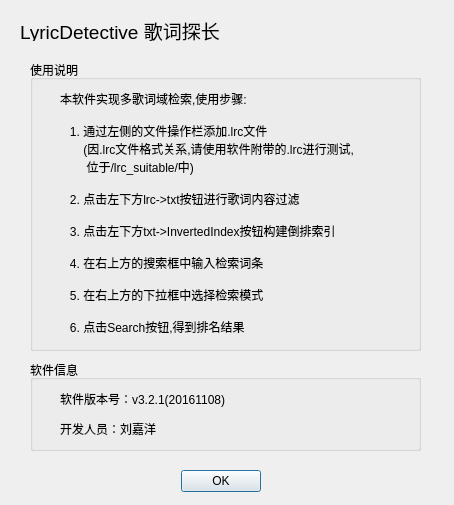
<?xml version="1.0" encoding="UTF-8"?>
<ui version="4.0">
 <class>Dialog</class>
 <widget class="QDialog" name="Dialog">
  <property name="geometry">
   <rect>
    <x>0</x>
    <y>0</y>
    <width>454</width>
    <height>505</height>
   </rect>
  </property>
  <property name="windowTitle">
   <string>Dialog</string>
  </property>
  <widget class="QGroupBox" name="groupBox">
   <property name="geometry">
    <rect>
     <x>30</x>
     <y>360</y>
     <width>391</width>
     <height>91</height>
    </rect>
   </property>
   <property name="title">
    <string>软件信息</string>
   </property>
   <widget class="QLabel" name="label_2">
    <property name="geometry">
     <rect>
      <x>30</x>
      <y>30</y>
      <width>241</width>
      <height>17</height>
     </rect>
    </property>
    <property name="text">
     <string>软件版本号：v3.2.1(20161108)</string>
    </property>
   </widget>
   <widget class="QLabel" name="label_4">
    <property name="geometry">
     <rect>
      <x>30</x>
      <y>60</y>
      <width>171</width>
      <height>17</height>
     </rect>
    </property>
    <property name="text">
     <string>开发人员：刘嘉洋</string>
    </property>
   </widget>
  </widget>
  <widget class="QLabel" name="label">
   <property name="geometry">
    <rect>
     <x>20</x>
     <y>20</y>
     <width>231</width>
     <height>21</height>
    </rect>
   </property>
   <property name="font">
    <font>
     <pointsize>14</pointsize>
     <weight>50</weight>
     <italic>false</italic>
     <bold>false</bold>
    </font>
   </property>
   <property name="text">
    <string>LyricDetective 歌词探长</string>
   </property>
  </widget>
  <widget class="QGroupBox" name="groupBox_2">
   <property name="geometry">
    <rect>
     <x>30</x>
     <y>60</y>
     <width>391</width>
     <height>291</height>
    </rect>
   </property>
   <property name="title">
    <string>使用说明</string>
   </property>
   <widget class="QLabel" name="label_5">
    <property name="geometry">
     <rect>
      <x>30</x>
      <y>30</y>
      <width>341</width>
      <height>251</height>
     </rect>
    </property>
    <property name="text">
     <string>本软件实现多歌词域检索,使用步骤:

   1. 通过左侧的文件操作栏添加.lrc文件
       (因.lrc文件格式关系,请使用软件附带的.lrc进行测试,
        位于/lrc_suitable/中)

   2. 点击左下方lrc-&gt;txt按钮进行歌词内容过滤

   3. 点击左下方txt-&gt;InvertedIndex按钮构建倒排索引

   4. 在右上方的搜索框中输入检索词条

   5. 在右上方的下拉框中选择检索模式

   6. 点击Search按钮,得到排名结果</string>
    </property>
    <property name="alignment">
     <set>Qt::AlignLeading|Qt::AlignLeft|Qt::AlignTop</set>
    </property>
   </widget>
  </widget>
  <widget class="QDialogButtonBox" name="buttonBox">
   <property name="geometry">
    <rect>
     <x>180</x>
     <y>470</y>
     <width>81</width>
     <height>22</height>
    </rect>
   </property>
   <property name="standardButtons">
    <set>QDialogButtonBox::Ok</set>
   </property>
  </widget>
 </widget>
 <resources/>
 <connections/>
</ui>
